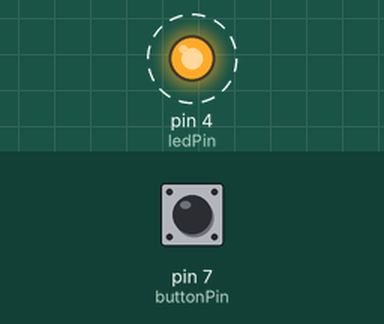
Recording of a sketch running on a simulated Arduino Uno, built with avr-gcc and run on an emulated ATmega328P. Parts: output pins drawn as LEDs (lit = HIGH). Dashed ring = blinking. The inputs (shaded band) are chosen by the test bench; at power-on: pin 7 (buttonPin) HIGH.

Above: at 0.5 s.
Timing chart, 0 to 4.6 s (numbered marks = the images above):
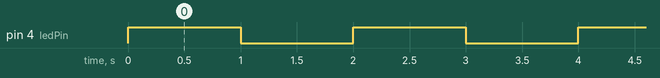

Measured:
- by itself, pin 4 (ledPin): alternates HIGH for 1.0 s and LOW for 1.0 s

The sketch:

04A_Basic_Interrupts.ino
```cpp
int buttonPin = 7; // Define pin number for button
int ledPin = 4; // Define pin number for LED

void setup() {

  pinMode(ledPin, OUTPUT); // Set LED pin as output
  pinMode(buttonPin, INPUT_PULLUP); // Set button pin as input with pull-up resistor
 }

void loop() {

  while (digitalRead(buttonPin) == LOW) { // While button is not pressed
    digitalWrite(ledPin, HIGH); // Turn on LED
  }
    digitalWrite(ledPin, HIGH); // Turn on LED
    delay(1000); // Wait for 500ms
    digitalWrite(ledPin, LOW); // Turn off LED
    delay(1000); // Wait for 500ms
    digitalWrite(ledPin, HIGH); // Turn on LED
    delay(1000); // Wait for 500ms
    digitalWrite(ledPin, LOW); // Turn off LED
    delay(1000); // Wait for 500ms

}
```
